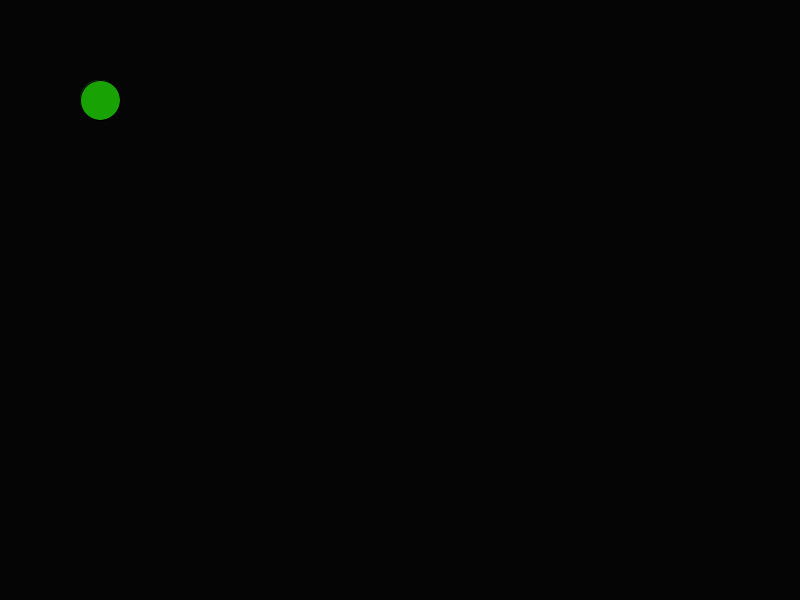
Frame 1 (no input)
Frame 60 (the mouse pressed at the canvas centre just before this capture): identical to frame 1, image omitted
Frame 120 (the mouse held since frame 60 and released just before this capture): identical to frame 1, image omitted

The Processing sketch that drew this single still picture (run headless with seeded random() and noise(); from frame 60 on, the mouse is pressed at the canvas centre):

// Processing sketch: Frogger
// ── Frogger.pde
int x = 100;
int y = 100;
int fh = 10;
void setup(){
size(800, 600);
}

void draw(){
background(#050505);
fill(#18A203);
ellipse(x, y, 40, 40);
}
void keyPressed()
{
print("");
    if(key == CODED){
        if(keyCode == UP)
        {
            //Frog Y position goes up
            y-= 5;
        }
        else if(keyCode == DOWN)
        {
            //Frog Y position goes down
            y+= 5;
        }
        else if(keyCode == RIGHT)
        {
            //Frog X position goes right
            x+= 5;
        }
        else if(keyCode == LEFT)
        {
            //Frog X position goes left
            x-= 5;
        }
    }
}
